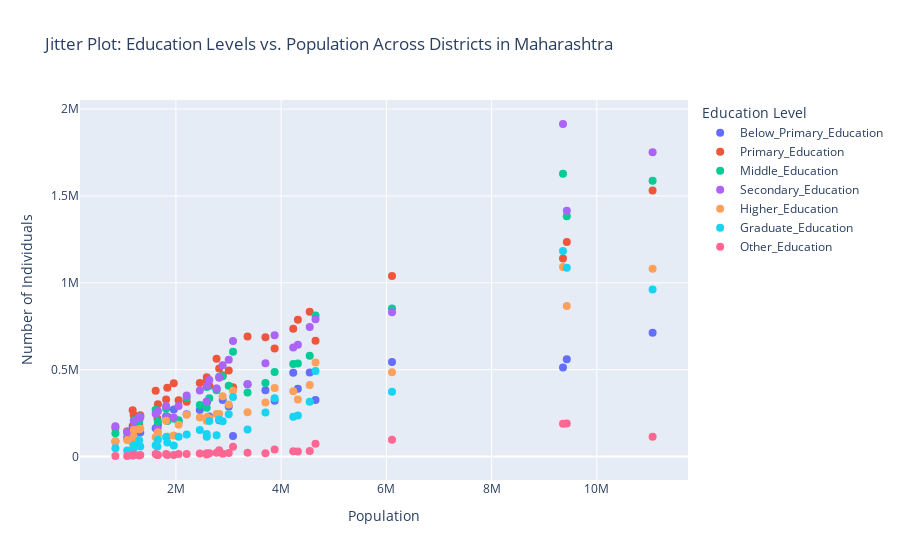

The cell this chart's notebook holds for it:
### Markdown cell above
#### 3.6 Jitter Plot

### Code cell
# Prepare the data
education_columns = [
    "Below_Primary_Education",
    "Primary_Education",
    "Middle_Education",
    "Secondary_Education",
    "Higher_Education",
    "Graduate_Education",
    "Other_Education",
]

df2 = df[["District name", "Population"] + education_columns]

education_data = df2.melt(
    id_vars=["District name", "Population"],
    value_vars=education_columns,
    var_name="Education_Level",
    value_name="Count",
)

# Add jitter to the population values
jitter_strength = 0.1  # Adjust this value for more or less jitter
education_data["Jittered_Population"] = education_data[
    "Population"
] + np.random.uniform(-jitter_strength, jitter_strength, size=len(education_data))

# Create the jitter plot
fig = go.Figure()

for education_level in education_columns:
    subset = education_data[education_data["Education_Level"] == education_level]
    fig.add_trace(
        go.Scatter(
            x=subset["Jittered_Population"],
            y=subset["Count"],
            mode="markers",
            name=education_level,
            text=subset["District name"],
            marker=dict(size=8),
        )
    )

# Update the layout
fig.update_layout(
    title="Jitter Plot: Education Levels vs. Population Across Districts in Maharashtra",
    xaxis_title="Population",
    yaxis_title="Number of Individuals",
    legend_title="Education Level",
)

# Show the plot
fig.show()

### Figure 1 — Plotly figure (JSON) as saved in the notebook; plotly's stock layout.template omitted (floating-point values rounded to 4 significant figures)
{"data": [{"marker": {"size": 8}, "mode": "markers", "name": "Below_Primary_Education", "text": ["Nandurbar", "Dhule", "Jalgaon", "Buldana", "Akola", "Washim", "Amravati", "Wardha", "Nagpur", "Bhandara", "Gondiya", "Gadchiroli", "Chandrapur", "Yavatmal", "Nanded", "Hingoli", "Parbhani", "Jalna", "Aurangabad", "Nashik", "Thane", "Mumbai Suburban", "Mumbai", "Raigarh", "Pune", "Ahmadnagar", "Bid", "Latur", "Osmanabad", "Solapur", "Satara", "Ratnagiri", "Sindhudurg", "Kolhapur", "Sangli"], "type": "scatter", "x": [1648000.0, 2051000.0, 4230000.0, 2586000.0, 1814000.0, 1197000.0, 2888000.0, 1301000.0, 4654000.0, 1200000.0, 1323000.0, 1073000.0, 2204000.0, 2772000.0, 3361000.0, 1177000.0, 1836000.0, 1959000.0, 3701000.0, 6107000.0, 11060000.0, 9357000.0, 3085000.0, 2634000.0, 9429000.0, 4543000.0, 2585000.0, 2454000.0, 1658000.0, 4318000.0, 3004000.0, 1615000.0, 849700.0, 3876000.0, 2822000.0], "y": [166664, 200494, 482462, 315408, 231841, 166509, 326195, 140470, 325084, 115150, 138457, 108850, 243773, 391944, 416869, 175736, 229217, 271061, 381695, 544346, 712171, 512268, 118967, 231263, 559840, 483996, 309704, 268627, 183972, 390337, 288427, 163025, 86480, 321457, 208511]}, {"marker": {"size": 8}, "mode": "markers", "name": "Primary_Education", "text": ["Nandurbar", "Dhule", "Jalgaon", "Buldana", "Akola", "Washim", "Amravati", "Wardha", "Nagpur", "Bhandara", "Gondiya", "Gadchiroli", "Chandrapur", "Yavatmal", "Nanded", "Hingoli", "Parbhani", "Jalna", "Aurangabad", "Nashik", "Thane", "Mumbai Suburban", "Mumbai", "Raigarh", "Pune", "Ahmadnagar", "Bid", "Latur", "Osmanabad", "Solapur", "Satara", "Ratnagiri", "Sindhudurg", "Kolhapur", "Sangli"], "type": "scatter", "x": [1648000.0, 2051000.0, 4230000.0, 2586000.0, 1814000.0, 1197000.0, 2888000.0, 1301000.0, 4654000.0, 1200000.0, 1323000.0, 1073000.0, 2204000.0, 2772000.0, 3361000.0, 1177000.0, 1836000.0, 1959000.0, 3701000.0, 6107000.0, 11060000.0, 9357000.0, 3085000.0, 2634000.0, 9429000.0, 4543000.0, 2585000.0, 2454000.0, 1658000.0, 4318000.0, 3004000.0, 1615000.0, 849700.0, 3876000.0, 2822000.0], "y": [218718, 323641, 735730, 457067, 328367, 238985, 468853, 186781, 666693, 187870, 237888, 145767, 316192, 562739, 691348, 266649, 396713, 422207, 686271, 1038955, 1530916, 1140066, 399792, 407662, 1234549, 833691, 436446, 423711, 300965, 788150, 495822, 378554, 165284, 622362, 507318]}, {"marker": {"size": 8}, "mode": "markers", "name": "Middle_Education", "text": ["Nandurbar", "Dhule", "Jalgaon", "Buldana", "Akola", "Washim", "Amravati", "Wardha", "Nagpur", "Bhandara", "Gondiya", "Gadchiroli", "Chandrapur", "Yavatmal", "Nanded", "Hingoli", "Parbhani", "Jalna", "Aurangabad", "Nashik", "Thane", "Mumbai Suburban", "Mumbai", "Raigarh", "Pune", "Ahmadnagar", "Bid", "Latur", "Osmanabad", "Solapur", "Satara", "Ratnagiri", "Sindhudurg", "Kolhapur", "Sangli"], "type": "scatter", "x": [1648000.0, 2051000.0, 4230000.0, 2586000.0, 1814000.0, 1197000.0, 2888000.0, 1301000.0, 4654000.0, 1200000.0, 1323000.0, 1073000.0, 2204000.0, 2772000.0, 3361000.0, 1177000.0, 1836000.0, 1959000.0, 3701000.0, 6107000.0, 11060000.0, 9357000.0, 3085000.0, 2634000.0, 9429000.0, 4543000.0, 2585000.0, 2454000.0, 1658000.0, 4318000.0, 3004000.0, 1615000.0, 849700.0, 3876000.0, 2822000.0], "y": [121404, 208571, 532587, 400342, 275264, 160331, 463051, 201471, 812381, 208902, 231153, 139482, 337320, 382001, 368723, 127246, 204316, 218189, 422964, 851714, 1588196, 1628031, 603937, 335886, 1383055, 580959, 280800, 296910, 201646, 535848, 407977, 269872, 134734, 487227, 459156]}, {"marker": {"size": 8}, "mode": "markers", "name": "Secondary_Education", "text": ["Nandurbar", "Dhule", "Jalgaon", "Buldana", "Akola", "Washim", "Amravati", "Wardha", "Nagpur", "Bhandara", "Gondiya", "Gadchiroli", "Chandrapur", "Yavatmal", "Nanded", "Hingoli", "Parbhani", "Jalna", "Aurangabad", "Nashik", "Thane", "Mumbai Suburban", "Mumbai", "Raigarh", "Pune", "Ahmadnagar", "Bid", "Latur", "Osmanabad", "Solapur", "Satara", "Ratnagiri", "Sindhudurg", "Kolhapur", "Sangli"], "type": "scatter", "x": [1648000.0, 2051000.0, 4230000.0, 2586000.0, 1814000.0, 1197000.0, 2888000.0, 1301000.0, 4654000.0, 1200000.0, 1323000.0, 1073000.0, 2204000.0, 2772000.0, 3361000.0, 1177000.0, 1836000.0, 1959000.0, 3701000.0, 6107000.0, 11060000.0, 9357000.0, 3085000.0, 2634000.0, 9429000.0, 4543000.0, 2585000.0, 2454000.0, 1658000.0, 4318000.0, 3004000.0, 1615000.0, 849700.0, 3876000.0, 2822000.0], "y": [160961, 290656, 627198, 406379, 291391, 162762, 525116, 225208, 790443, 204435, 225595, 140345, 351610, 389924, 416761, 136075, 229103, 225331, 537936, 830070, 1751284, 1914168, 665263, 441072, 1414563, 745895, 316758, 380344, 260772, 643327, 556706, 247257, 175070, 698604, 453404]}, {"marker": {"size": 8}, "mode": "markers", "name": "Higher_Education", "text": ["Nandurbar", "Dhule", "Jalgaon", "Buldana", "Akola", "Washim", "Amravati", "Wardha", "Nagpur", "Bhandara", "Gondiya", "Gadchiroli", "Chandrapur", "Yavatmal", "Nanded", "Hingoli", "Parbhani", "Jalna", "Aurangabad", "Nashik", "Thane", "Mumbai Suburban", "Mumbai", "Raigarh", "Pune", "Ahmadnagar", "Bid", "Latur", "Osmanabad", "Solapur", "Satara", "Ratnagiri", "Sindhudurg", "Kolhapur", "Sangli"], "type": "scatter", "x": [1648000.0, 2051000.0, 4230000.0, 2586000.0, 1814000.0, 1197000.0, 2888000.0, 1301000.0, 4654000.0, 1200000.0, 1323000.0, 1073000.0, 2204000.0, 2772000.0, 3361000.0, 1177000.0, 1836000.0, 1959000.0, 3701000.0, 6107000.0, 11060000.0, 9357000.0, 3085000.0, 2634000.0, 9429000.0, 4543000.0, 2585000.0, 2454000.0, 1658000.0, 4318000.0, 3004000.0, 1615000.0, 849700.0, 3876000.0, 2822000.0], "y": [113019, 182739, 375643, 228266, 205723, 116032, 346876, 158055, 542228, 153749, 159570, 95911, 241179, 245819, 255650, 74544, 116041, 120715, 310762, 485052, 1080597, 1091433, 378764, 221410, 867256, 411908, 206530, 224998, 139479, 328020, 299993, 111600, 89023, 395234, 244804]}, {"marker": {"size": 8}, "mode": "markers", "name": "Graduate_Education", "text": ["Nandurbar", "Dhule", "Jalgaon", "Buldana", "Akola", "Washim", "Amravati", "Wardha", "Nagpur", "Bhandara", "Gondiya", "Gadchiroli", "Chandrapur", "Yavatmal", "Nanded", "Hingoli", "Parbhani", "Jalna", "Aurangabad", "Nashik", "Thane", "Mumbai Suburban", "Mumbai", "Raigarh", "Pune", "Ahmadnagar", "Bid", "Latur", "Osmanabad", "Solapur", "Satara", "Ratnagiri", "Sindhudurg", "Kolhapur", "Sangli"], "type": "scatter", "x": [1648000.0, 2051000.0, 4230000.0, 2586000.0, 1814000.0, 1197000.0, 2888000.0, 1301000.0, 4654000.0, 1200000.0, 1323000.0, 1073000.0, 2204000.0, 2772000.0, 3361000.0, 1177000.0, 1836000.0, 1959000.0, 3701000.0, 6107000.0, 11060000.0, 9357000.0, 3085000.0, 2634000.0, 9429000.0, 4543000.0, 2585000.0, 2454000.0, 1658000.0, 4318000.0, 3004000.0, 1615000.0, 849700.0, 3876000.0, 2822000.0], "y": [58461, 114931, 229987, 113783, 112574, 47865, 203273, 93772, 493236, 67061, 57923, 35809, 126488, 123074, 156225, 38698, 81333, 64060, 253253, 373100, 961719, 1183117, 343374, 204507, 1086650, 315842, 129996, 153256, 96847, 236302, 243457, 65700, 48418, 335413, 214003]}, {"marker": {"size": 8}, "mode": "markers", "name": "Other_Education", "text": ["Nandurbar", "Dhule", "Jalgaon", "Buldana", "Akola", "Washim", "Amravati", "Wardha", "Nagpur", "Bhandara", "Gondiya", "Gadchiroli", "Chandrapur", "Yavatmal", "Nanded", "Hingoli", "Parbhani", "Jalna", "Aurangabad", "Nashik", "Thane", "Mumbai Suburban", "Mumbai", "Raigarh", "Pune", "Ahmadnagar", "Bid", "Latur", "Osmanabad", "Solapur", "Satara", "Ratnagiri", "Sindhudurg", "Kolhapur", "Sangli"], "type": "scatter", "x": [1648000.0, 2051000.0, 4230000.0, 2586000.0, 1814000.0, 1197000.0, 2888000.0, 1301000.0, 4654000.0, 1200000.0, 1323000.0, 1073000.0, 2204000.0, 2772000.0, 3361000.0, 1177000.0, 1836000.0, 1959000.0, 3701000.0, 6107000.0, 11060000.0, 9357000.0, 3085000.0, 2634000.0, 9429000.0, 4543000.0, 2585000.0, 2454000.0, 1658000.0, 4318000.0, 3004000.0, 1615000.0, 849700.0, 3876000.0, 2822000.0], "y": [9248, 14526, 31008, 19619, 15157, 7294, 16148, 7017, 73475, 12452, 9620, 4154, 15040, 21889, 21729, 5932, 9703, 9724, 19101, 97219, 114453, 189063, 57044, 19940, 190336, 32304, 11438, 18106, 9913, 29051, 20884, 15429, 3451, 40828, 36983]}], "layout": {"legend": {"title": {"text": "Education Level"}}, "title": {"text": "Jitter Plot: Education Levels vs. Population Across Districts in Maharashtra"}, "xaxis": {"title": {"text": "Population"}}, "yaxis": {"title": {"text": "Number of Individuals"}}}}
